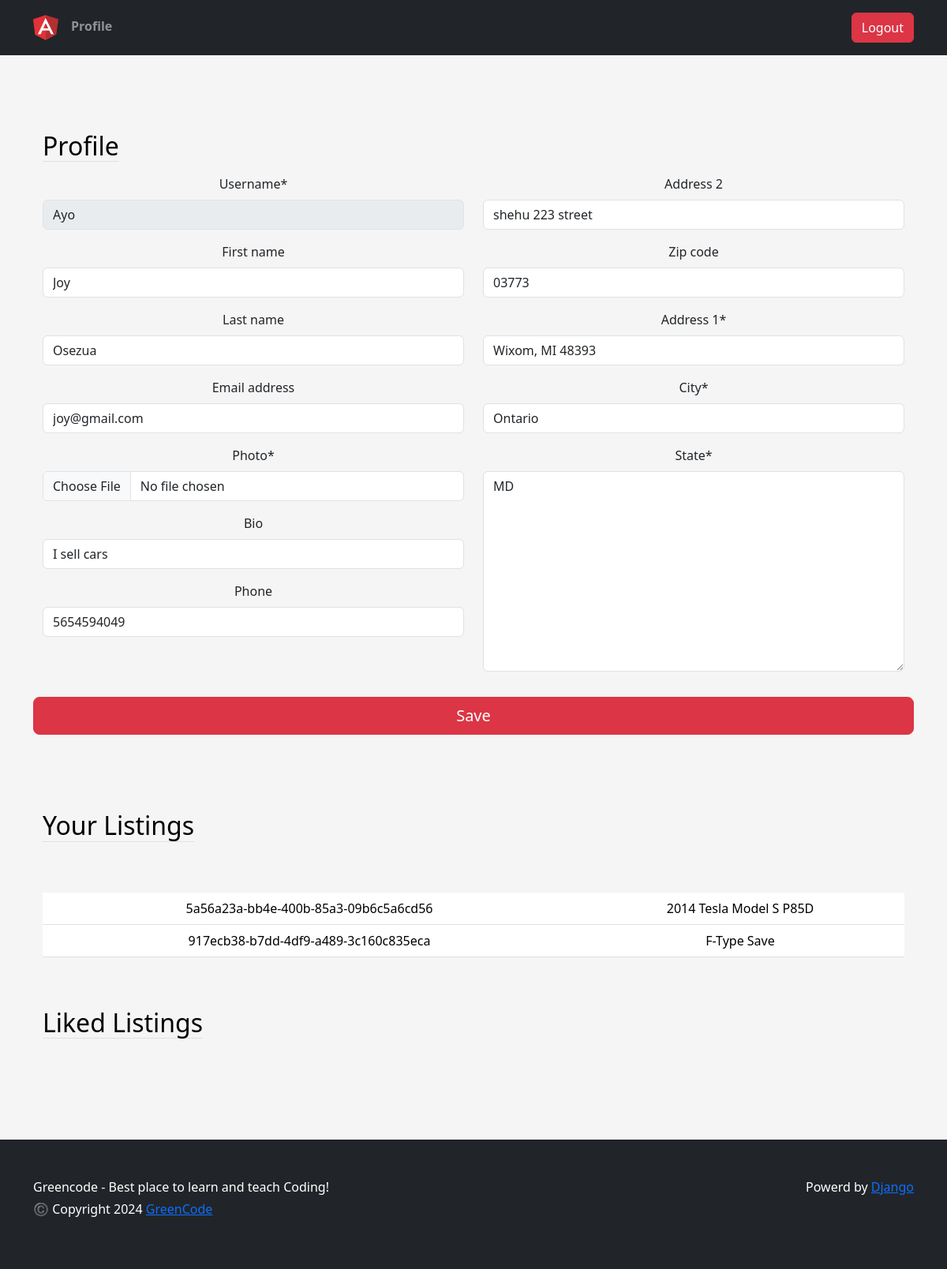
The app's page /profile/ (signed in), older data.
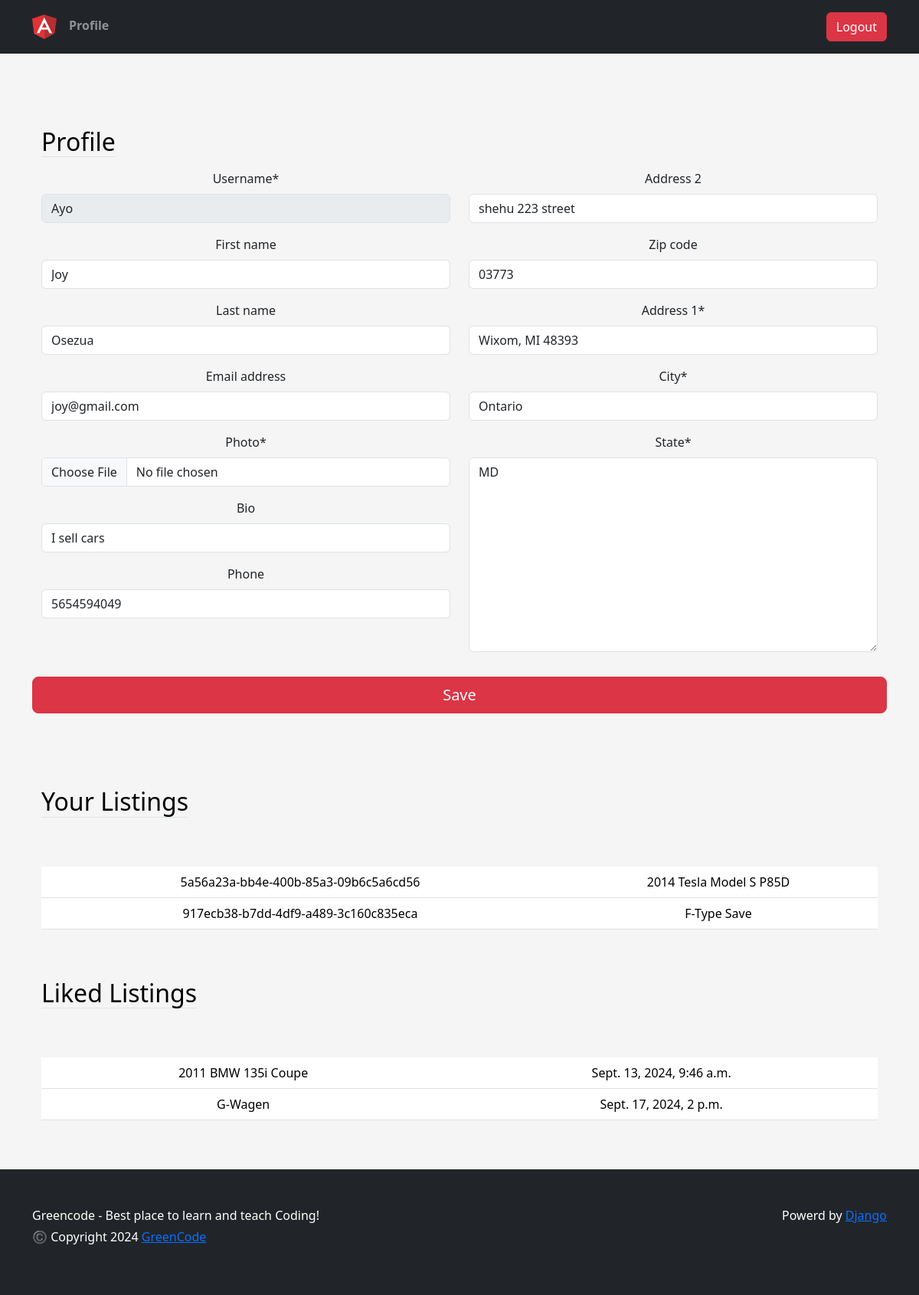
The same page, newer data.
### users/models.py (models this page shows, shortened)
class Profile(models.Model):
    user = models.OneToOneField(User, on_delete=models.CASCADE)
    photo = models.ImageField(upload_to=user_directry_path,null=True)
    bio = models.CharField(max_length=140, blank=True)
    phone = models.CharField(max_length=12, blank=True)
    location = models.OneToOneField(Location, on_delete=models.SET_NULL, null=True)

class Location(models.Model):
     address_1 = models.CharField(max_length=128, blank=True)
     address_2 = models.CharField(max_length=128, blank=True)
     city = models.CharField(max_length=64)
     state = USStateField(default="NY")
     zip_code = USZipCodeField(blank=True)

### main/models.py (models this page shows, shortened)
class Listing(models.Model):
    id = models.UUIDField(primary_key=True, default=uuid.uuid4, unique=True, editable=False)
    created_at = models.DateTimeField(auto_now_add=True)
    updated_at = models.DateTimeField(auto_now=True)
    seller = models.ForeignKey(Profile, on_delete=models.CASCADE)
    brand = models.CharField(max_length=24, choices=CAR_BRANDS, default=None)
    model = models.CharField(max_length=64, )
    vin = models.CharField(max_length=17, )
    mileage = models.IntegerField(default=0)
    color = models.CharField(max_length=24,)
    description = models.TextField()
    engine = models.CharField(max_length=24,)
    transmission = models.CharField(max_length=24, choices=TRANSMISSION_OPTIONS, default=None)
    location = models.OneToOneField(Location, on_delete=models.SET_NULL,null=True)
    image = models.ImageField(upload_to=user_listing_path)

class LikedListing(models.Model):
    profile = models.ForeignKey(Profile, on_delete=models.CASCADE)
    listing = models.ForeignKey(Listing, on_delete=models.CASCADE)
    like_date = models.DateTimeField(auto_now_add=True)

### users/views.py (the view, shortened to what this page needs)
# urls.py: path('profile/',ProfileView.as_view(), name='profile' ),
@method_decorator(login_required, name='dispatch')
class ProfileView(View):
    def get(self, request):
        user_listings = Listing.objects.filter(seller=request.user.profile)
        user_liked_listings = LikedListing.objects.filter(profile=request.user.profile).all()
        user_form = UserForm(instance=request.user)
        profile_form = ProfileForm(instance=request.user.profile)
        location_form = LocationForm(instance=request.user.profile.location)
        return render(request, 'views/profile.html', {
            'user_form': user_form, 'profile_form': profile_form,
            'location_form': location_form,
            'user_listings':user_listings,
            'user_liked_listings': user_liked_listings,})

### users/forms.py
class UserForm(forms.ModelForm):
    username = forms.CharField(disabled=True) #this will make the user not be able to change the username once set
    class Meta:
        model = User
        fields = ('username', 'first_name','last_name','email')

class ProfileForm(forms.ModelForm):
     photo = forms.ImageField(widget=CustomPictureImageFieldWidget)
     bio = forms.TextInput()
     class Meta:
        model = Profile
        fields = ('photo', 'bio', 'phone')

### users/templates/views/profile.html (shortened to what this page needs)
{% extends 'base/base.html' %}
{% load static%}
{% load crispy_forms_tags %}
{% block 'body' %}
<div class="container-fluid text-center py-5">
    <div class="container px-4 py-5" id="hanging-icons">
        <div class="row g-4">
            <div class="col d-flex align-items-start">
                <div>
                    <h2 class="mb-3 border-bottom" style="color: black">Profile</h2>
                </div>
            </div>
        </div>
        <form action="" method="post" enctype="multipart/form-data">
            <div class="row">
                <div class="col-6">
                    {{ user_form|crispy }}
                    {{ profile_form|crispy }}
                </div>
                <div class="col-6 ">
                    {{ location_form|crispy }}
                </div>
                <br>
                <button class="btn btn-lg btn-danger mt-3" type="submit" value="Submit">Save</button>
            </div>
        </form>
    </div>
    <div class="container px-4 ">
       <div class="row g-4 py-5">
        <div class="col d-flex align-items-start">
            <div>
                <h2 class="mb-3 border-bottom" style="color: black">Your Listings</h2>
            </div>
        </div>
       </div>
       <table class="table table-hover">
        <tbody>
            {% for listing in user_listings %}
            <tr>
                <td>{{ listing.id }}</td>
                <td>{{listing.model }}</td>
            </tr>
            {% endfor %}
        </tbody>
    </table>
    </div>
    <div class="container px-4 ">
        <div class="row g-4 py-5">
         <div class="col d-flex align-items-start">
             <div>
                 <h2 class="mb-3 border-bottom" style="color: black">Liked Listings
                 </h2>
             </div>
         </div>
        </div>
        <table class="table table-hover">
         <tbody>
             {% for liked_listing in user_liked_listings %}
             <tr>
                 <td>{{ liked_listing.listing.model }}</td>
                 <td>{{ liked_listing.like_date }}</td>
             </tr>
             {% endfor %}
         </tbody>
     </table>
     </div>
</div>
{% endblock %}

### main/templates/base/base.html (shortened to what this page needs)
{% load static%}
<!DOCTYPE html>
<html lang="en" class="h-100">
<head>
  <link href="{% static 'css/bootstrap.min.css' %}" rel="stylesheet">
  <link href="https://cdn.jsdelivr.net/npm/bootstrap@5.3.3/dist/css/bootstrap.min.css" rel="stylesheet"
>
  <link href="{% static 'css/style.css' %}" rel="stylesheet">
</head>
<body>
  {% block 'header' %}
  <header class="p-3 bg-dark text-white w-100 nav-masthead">
    <div class="container">
      <div class="d-flex flex-wrap align-items-center justify-content-center justify-content-lg-start">
        <a href="{% url 'home' %} " class="d-flex align-items-center mb-2 mb-lg-0 text-white text-decoration-none">
          <img class="bi me-2" width="32" height="32" src="{% static 'images/logo.png' %}" aria-label="Bootstrap">
        </a>
        {% if request.user.is_authenticated %}
        <ul class="nav col-12 col-lg-auto me-lg-auto mb-2 justify-content-center mb-md-0">
          <li>
            <a href="{% url 'profile'%}" class="nav-link px-2">Profile</a>
          </li>
        </ul>
        <div class="text-end">
          <a type="button" href="{% url 'logout' %}" class="btn btn-danger">Logout</a>
        </div>
        {% endif %}
      </div>
    </div>
  </header>
  {% endblock %}
  {% block 'body'%}
  {% endblock %}
</body>
{% block 'footer'%}
<footer class="footer text-muted bg-dark text-white py-5">
  <div class="container text-white">
    <p class="float-end mb-1 text-white">
      Powerd by <a href="https://www.djangoproject.com"> Django </a>
    </p>
    <p class="mb-1">Greencode - Best place to learn and teach Coding!</p>
    <p class="mb=0"> ©️ Copyright {% now 'Y' %} <a href=""> GreenCode </a> </p>
  </div>
</footer>
{% endblock%}
</html>

### main/static/css/style.css (style rules this page uses)
html, body { height: 100%; }
body { align-items: center; padding-bottom: 40px; background-color: #f5f5f5; }
.h2, h2 { color: white; }
.nav-masthead .nav-link { padding: .25rem 0; font-weight: 700; color: rgba(255, 255, 255, .5); background-color: transparent; border-bottom: .25rem solid transparent; }

Row changes from the older to the newer data that the page shows:
added LikedListing: listing.model "2011 BMW 135i Coupe", like_date "Sept. 13, 2024, 9:46 a.m."
added LikedListing: listing.model "G-Wagen", like_date "Sept. 17, 2024, 2 p.m."
